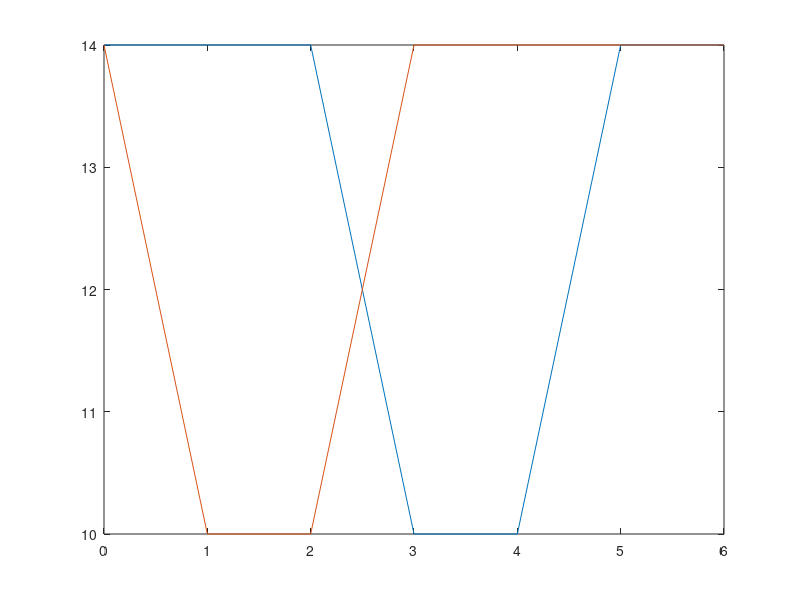

Reproduce this figure in MATLAB. (Note: this script raises an error after producing the figure.)
%% Vessel Compliance SMA expectation

speedBI = [14 14 14 10 10 14 14 14 14 14 14 14 14];
speedMA = [14 10 10 14 14 14 14 14 14 14 14 14 14];
month = 0:12; 

plot(month(1:7),speedBI(1:7),month(1:7),speedMA(1:7))
legend('Block Island','Mid Atlantic','location','SE')
ylim([8 15]), ylabel('Speed (kts)'), adjustfigurefont
set(gca,'xtick',1:12,'xticklabels',{'J','F','M','A','M','J','J','A','S','O','N','D'})

cd /Users/julievanderhoop/Documents/MATLAB/NARWC2016
print('SMAexpectation_short','-dpng')
